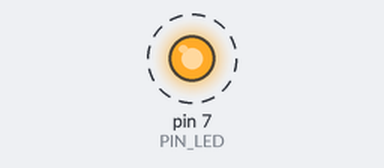
This sketch was run on a simulated Arduino Uno, built with avr-gcc and run on an emulated ATmega328P. Parts: output pins drawn as LEDs (lit = HIGH). Dashed ring = blinking. At 2.0 s the program stops and its outputs stay as they are.

Above: at 1.05 s.
Timing chart, 0 to 3.5 s (numbered marks = the images above):
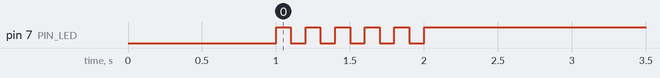

The sketch:

05_practice_2.ino
```cpp
#define PIN_LED 7

void setup() {
  pinMode(PIN_LED, OUTPUT);
  digitalWrite(PIN_LED, 0);
  delay(1000);
}

void loop() {
  for(int i = 0; i < 5; i++){
    digitalWrite(PIN_LED, 1);
    delay(100);
    digitalWrite(PIN_LED, 0);
    delay(100);
  }
  while(1){
    digitalWrite(PIN_LED, 1);
  }
}
```

Measured:
- by itself, pin 7 (PIN_LED): alternates HIGH for 0.10 s and LOW for 0.10 s, 11 changes in all, then stays HIGH
